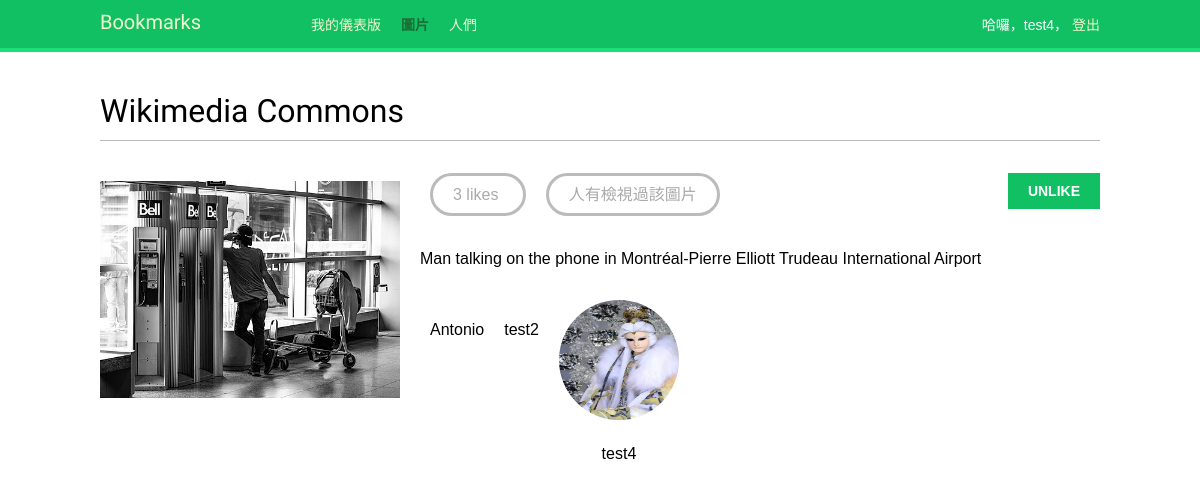
Screenshot of /images/detail/6/wikimedia-commons/ (signed in) with the database file from the repository.
### images/models.py (models this page shows, shortened)
class Image(models.Model):
    user = models.ForeignKey(settings.AUTH_USER_MODEL,
                             related_name="images_created",
                             on_delete=models.CASCADE)
    title = models.CharField(max_length=200)
    slug = models.SlugField(max_length=200, blank=True)
    url = models.URLField(max_length=2000)
    image = models.ImageField(upload_to='images/%Y/%m/%d/')
    description = models.TextField(blank=True)
    created = models.DateField(auto_now_add=True)
    users_like = models.ManyToManyField(settings.AUTH_USER_MODEL,
                                        related_name="images_liked",
                                        blank=True)
    total_likes = models.PositiveIntegerField(default=0, null=False)
    class Meta:
        indexes = [
            models.Index(fields=['-created']),
            models.Index(fields=['-total_likes']),
        ]
        ordering = ['-created']

### account/models.py (models this page shows, shortened)
class Profile(models.Model):
    user = models.OneToOneField(settings.AUTH_USER_MODEL, on_delete=models.CASCADE)
    date_of_birth = models.DateField(blank=True, null=True)
    photo = models.ImageField(upload_to='users/%Y/%m/%d/', blank=True)

### images/views.py (the view)
# urls.py: path('detail/<int:id>/<slug:slug>/', views.image_detail, name='detail'),
def image_detail(request, id, slug):
    image = get_object_or_404(Image, id=id, slug=slug)
    total_views = r.incr(f'image:{image.id}:views')
    return render(request=request, template_name='images/image/detail.html',
                  context={'section': 'images',
                           'image': image,
                           'total_views': total_views})

### images/templates/images/image/detail.html (shortened to what this page needs)
{% extends 'base.html' %}
{% block content %}
    <h1>{{ image.title }}</h1>
    {% load thumbnail %}
    <a href="{{ image.image.url }}">
        <img src="{% thumbnail image.image 300x0 %}" class="image-detail">
    </a>
    {% with total_likes=image.users_like.count users_like=image.users_like.all %}
        <div class="image-info">
            <div>
                <span class="count">
                    <span class="total">{{ total_likes }}</span> like{{ total_likes|pluralize}}
                </span>
                <span class="count">
                    <span class="total">{{ total_views }} 人有檢視過該圖片 </span>
                </span>
                <a href="#" data-id="{{ image.id}}" data-action="{% if request.user in users_like %}un{% endif %}like" class="like button">
                    {% if request.user not in users_like %}
                        Like
                    {% else %}
                        Unlike
                    {% endif %}
                </a>
            </div>
            {{ image.description|linebreaks }}
        </div>
        <div class="image-likes">
            {% for user in image.users_like.all %}
                <div>
                    {% if user.profile.photo %}
                        <img src="{{ user.profile.photo.url }}">
                    {% endif %}
                    <p>{{ user.first_name }}</p>
                </div>
            {% empty %}
                無任何人喜歡這張照片
            {% endfor %}
        </div>
    {% endwith %}
{% endblock %}

### account/templates/base.html (shortened to what this page needs)
<!DOCTYPE html>
<html lang="en">
<head>
    {% load static %}
    <link href="{% static 'css/base.css' %}" rel="stylesheet">
</head>
<body>
    <div id="header">
        <span class="logo">Bookmarks</span>
        {% if request.user.is_authenticated %}
            <ul class="menu">
                <li {% if section == "dashboard" %} class="selected" {% endif %}>
                    <a href="{% url 'dashboard' %}">我的儀表版</a>
                </li>
                <li {% if section == "images" %} class="selected" {% endif %}>
                    <a href="{% url 'images:list' %}">圖片</a>
                </li>
                <li {% if section == "people" %} class="selected" {% endif %}>
                    <a href="{% url 'user_list' %}">人們</a>
                </li>
            </ul>
        {% endif %}
        <span class="user">
            {% if request.user.is_authenticated %}
                哈囉，{{ request.user.first_name|default:request.user.username }}，
                <a href="{% url 'logout' %}">登出</a>
            {% else %}
                <a href="{% url 'login' %}">登入</a>
            {% endif %}
        </span>
    </div>
    <div id="content">
        {% block content %}
        {% endblock %}
    </div>
</body>
</html>

### account/static/css/base.css (style rules this page uses)
body { margin:0; padding:0; font-family:helvetica, sans-serif; }
p { line-height: 1.8; }
a { color:#12c064; text-decoration:none; }
h1, h2, h3, h4, h5 , h6 { font-family: 'Muli', sans-serif; font-weight:normal; }
h1 { border-bottom:1px solid #bbb; padding:0 0 10px 0; margin:10px 0 20px 0; }
#header { padding:10px 100px; font-size:14px; background:#12c064; color:#fff; border-bottom:4px solid #1cdf78; overflow:auto; }
#header .logo { font-family: 'Muli', sans-serif; float:left; color:#f3f7cc; font-size:20px; margin-right:10%; }
#header ul.menu { list-style:none; float:left; margin:0; padding:0; }
#header ul.menu li { float:left; padding:4px 10px; }
#header ul.menu li.selected a, #header ul.menu li.selected a:hover { color:#1b6d32; font-weight:bold; }
#header a { color:#f3f7cc; }
#header .user { float:right; padding-top:4px; }
#content { padding:30px 100px; }
input[type=submit], a.button { font-weight:bold; background:#12c064; color:#fff; padding:10px 20px; font-size:14px; text-transform:uppercase; }
.image-preview, .image-detail { max-width:300px; float:left; margin:0 20px 20px 0; }
.image-detail { margin-top:20px; }
.image-info div { padding:20px 0; overflow:auto; }
.count { color:#aaa; border:3px solid #bbb; border-radius:26px; padding:10px 20px; margin:20px 10px 0; }
a.like, a.follow { float:right; margin-top:-8px; }
.image-likes div { float:left; width:auto; padding:10px; text-align:center; }
.image-likes img { width:120px; height:120px; border-radius:50%; }

### rows the page displays
Image: title "Wikimedia Commons", image (picture), description "Man talking on the phone in Montréal-Pierre Elliott Trudeau International Airport"

### other values shown
{{ request.user.first_name|default:request.user.username }} "test4"
{{ total_likes }} "3"
{{ user.first_name }} "Antonio"
{{ user.first_name }} "test2"
{{ user.first_name }} "test4"
